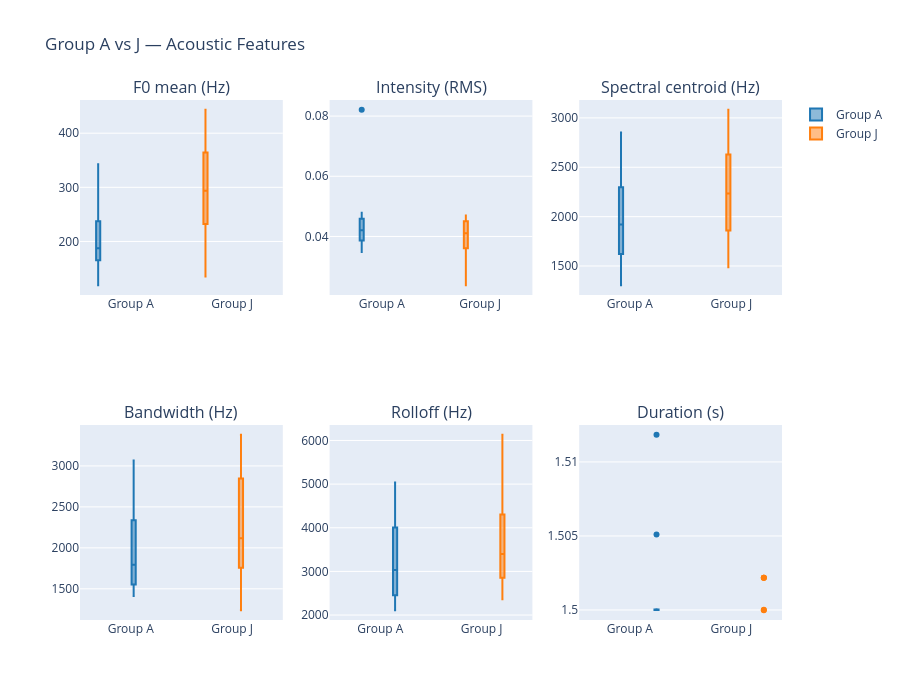

Notebook source saved alongside this figure:
### Code cell
features_stats = {
    "F0 mean (Hz)":           "f0_mean",
    "Intensity (RMS)":         "global_intensity",
    "Spectral centroid (Hz)":  "spectral_centroid_mean",
    "Bandwidth (Hz)":          "spectral_bandwidth_mean",
    "Rolloff (Hz)":            "spectral_rolloff_mean",
    "Duration (s)":            "duration",
}

fig = make_subplots(rows=2, cols=3, subplot_titles=list(features_stats.keys()))

for i, (label, col) in enumerate(features_stats.items()):
    r, c = divmod(i, 3)
    for grp, color in [("A", "#1f77b4"), ("J", "#ff7f0e")]:
        vals = df[df["group"] == grp][col].values
        fig.add_trace(
            go.Box(y=vals, name=f"Group {grp}", marker_color=color,
                   showlegend=(i == 0)),
            row=r+1, col=c+1
        )

fig.update_layout(height=700, title="Group A vs J — Acoustic Features", boxmode="group")
fig.show()

### Figure 1 — Plotly figure (JSON) as saved in the notebook; plotly's stock layout.template omitted (floating-point values rounded to 4 significant figures)
{"data": [{"marker": {"color": "#1f77b4"}, "name": "Group A", "showlegend": true, "type": "box", "xaxis": "x", "y": [153.1, 177.6, 119.1, 173.6, 193.2, 196.8, 342.6, 247.8, 165.1, 183.3, 237.3, 298.0, 317.2, 186.9, 232.2, 120.4, 165.5, 192.6, 188.0, 278.8, 184.0, 256.9, 160.0, 134.0, 158.1, 233.5], "yaxis": "y"}, {"marker": {"color": "#ff7f0e"}, "name": "Group J", "showlegend": true, "type": "box", "xaxis": "x", "y": [135.3, 232.2, 198.5, 294.6, 250.3, 233.3, 293.0, 218.9, 278.6, 289.2, 441.0, 364.4, 440.3, 419.0, 291.2, 362.6, 389.9, 306.0, 364.4, 138.7, 226.4, 443.3, 306.6, 297.0, 211.4, 363.8], "yaxis": "y"}, {"marker": {"color": "#1f77b4"}, "name": "Group A", "showlegend": false, "type": "box", "xaxis": "x2", "y": [0.03822, 0.03997, 0.03793, 0.04004, 0.03789, 0.0469, 0.04546, 0.04578, 0.0479, 0.04643, 0.04213, 0.04592, 0.0382, 0.0372, 0.03486, 0.08211, 0.04361, 0.04192, 0.03984, 0.04551, 0.04648, 0.03863, 0.04109, 0.04071, 0.0441, 0.04688], "yaxis": "y2"}, {"marker": {"color": "#ff7f0e"}, "name": "Group J", "showlegend": false, "type": "box", "xaxis": "x2", "y": [0.04368, 0.04246, 0.04011, 0.02421, 0.04384, 0.04678, 0.04047, 0.04103, 0.03836, 0.04193, 0.04592, 0.03903, 0.04502, 0.03604, 0.04698, 0.02379, 0.035, 0.03324, 0.03903, 0.04513, 0.02891, 0.03605, 0.04647, 0.04512, 0.04108, 0.04457], "yaxis": "y2"}, {"marker": {"color": "#1f77b4"}, "name": "Group A", "showlegend": false, "type": "box", "xaxis": "x3", "y": [2498.0, 2424.0, 1382.0, 1785.0, 1833.0, 2223.0, 1540.0, 1627.0, 1613.0, 1596.0, 2043.0, 1621.0, 2012.0, 1866.0, 2851.0, 1305.0, 2363.0, 1976.0, 2608.0, 1462.0, 1754.0, 2600.0, 2177.0, 1977.0, 2298.0, 1746.0], "yaxis": "y3"}, {"marker": {"color": "#ff7f0e"}, "name": "Group J", "showlegend": false, "type": "box", "xaxis": "x3", "y": [1684.0, 3018.0, 2366.0, 2125.0, 2184.0, 1587.0, 2145.0, 2328.0, 2286.0, 3059.0, 2645.0, 1958.0, 2630.0, 3071.0, 1488.0, 2295.0, 3082.0, 1916.0, 1958.0, 1656.0, 2400.0, 2668.0, 1799.0, 1831.0, 2315.0, 1859.0], "yaxis": "y3"}, {"marker": {"color": "#1f77b4"}, "name": "Group A", "showlegend": false, "type": "box", "xaxis": "x4", "y": [2449.0, 2528.0, 1540.0, 1763.0, 1726.0, 2264.0, 1412.0, 1442.0, 1604.0, 1551.0, 1848.0, 1521.0, 2459.0, 1698.0, 2381.0, 1423.0, 2283.0, 1827.0, 2486.0, 1439.0, 1632.0, 3065.0, 2312.0, 1868.0, 2337.0, 1680.0], "yaxis": "y4"}, {"marker": {"color": "#ff7f0e"}, "name": "Group J", "showlegend": false, "type": "box", "xaxis": "x4", "y": [1509.0, 1639.0, 1758.0, 2400.0, 1962.0, 1429.0, 1909.0, 1870.0, 1753.0, 3380.0, 3204.0, 2314.0, 3023.0, 3212.0, 1444.0, 2713.0, 3161.0, 2265.0, 2314.0, 1238.0, 2845.0, 2955.0, 2080.0, 2128.0, 1766.0, 2109.0], "yaxis": "y4"}, {"marker": {"color": "#1f77b4"}, "name": "Group A", "showlegend": false, "type": "box", "xaxis": "x5", "y": [4670.0, 4827.0, 2350.0, 2890.0, 2927.0, 3806.0, 2182.0, 2356.0, 2486.0, 2447.0, 3252.0, 2454.0, 3253.0, 2946.0, 4146.0, 2177.0, 3927.0, 3120.0, 4985.0, 2110.0, 2788.0, 5038.0, 4069.0, 3208.0, 4005.0, 2801.0], "yaxis": "y5"}, {"marker": {"color": "#ff7f0e"}, "name": "Group J", "showlegend": false, "type": "box", "xaxis": "x5", "y": [2756.0, 4306.0, 3767.0, 3323.0, 3476.0, 2599.0, 3307.0, 3585.0, 3563.0, 6131.0, 4995.0, 2937.0, 4758.0, 5539.0, 2361.0, 3313.0, 5506.0, 2852.0, 2937.0, 2630.0, 4204.0, 4498.0, 2743.0, 2936.0, 3626.0, 2834.0], "yaxis": "y5"}, {"marker": {"color": "#1f77b4"}, "name": "Group A", "showlegend": false, "type": "box", "xaxis": "x6", "y": [1.5, 1.5, 1.5, 1.5, 1.5, 1.5, 1.5, 1.5, 1.512, 1.5, 1.5, 1.5, 1.5, 1.5, 1.5, 1.5, 1.5, 1.5, 1.5, 1.5, 1.505, 1.5, 1.5, 1.5, 1.5, 1.5], "yaxis": "y6"}, {"marker": {"color": "#ff7f0e"}, "name": "Group J", "showlegend": false, "type": "box", "xaxis": "x6", "y": [1.5, 1.5, 1.5, 1.5, 1.502, 1.5, 1.502, 1.502, 1.5, 1.5, 1.5, 1.5, 1.5, 1.5, 1.5, 1.5, 1.5, 1.5, 1.5, 1.5, 1.5, 1.5, 1.5, 1.5, 1.5, 1.5], "yaxis": "y6"}], "layout": {"annotations": [{"font": {"size": 16}, "showarrow": false, "text": "F0 mean (Hz)", "x": 0.1444, "xanchor": "center", "xref": "paper", "y": 1, "yanchor": "bottom", "yref": "paper"}, {"font": {"size": 16}, "showarrow": false, "text": "Intensity (RMS)", "x": 0.5, "xanchor": "center", "xref": "paper", "y": 1, "yanchor": "bottom", "yref": "paper"}, {"font": {"size": 16}, "showarrow": false, "text": "Spectral centroid (Hz)", "x": 0.8556, "xanchor": "center", "xref": "paper", "y": 1, "yanchor": "bottom", "yref": "paper"}, {"font": {"size": 16}, "showarrow": false, "text": "Bandwidth (Hz)", "x": 0.1444, "xanchor": "center", "xref": "paper", "y": 0.375, "yanchor": "bottom", "yref": "paper"}, {"font": {"size": 16}, "showarrow": false, "text": "Rolloff (Hz)", "x": 0.5, "xanchor": "center", "xref": "paper", "y": 0.375, "yanchor": "bottom", "yref": "paper"}, {"font": {"size": 16}, "showarrow": false, "text": "Duration (s)", "x": 0.8556, "xanchor": "center", "xref": "paper", "y": 0.375, "yanchor": "bottom", "yref": "paper"}], "boxmode": "group", "height": 700, "title": {"text": "Group A vs J — Acoustic Features"}, "xaxis": {"anchor": "y", "domain": [0, 0.2889]}, "xaxis2": {"anchor": "y2", "domain": [0.3556, 0.6444]}, "xaxis3": {"anchor": "y3", "domain": [0.7111, 1]}, "xaxis4": {"anchor": "y4", "domain": [0, 0.2889]}, "xaxis5": {"anchor": "y5", "domain": [0.3556, 0.6444]}, "xaxis6": {"anchor": "y6", "domain": [0.7111, 1]}, "yaxis": {"anchor": "x", "domain": [0.625, 1]}, "yaxis2": {"anchor": "x2", "domain": [0.625, 1]}, "yaxis3": {"anchor": "x3", "domain": [0.625, 1]}, "yaxis4": {"anchor": "x4", "domain": [0, 0.375]}, "yaxis5": {"anchor": "x5", "domain": [0, 0.375]}, "yaxis6": {"anchor": "x6", "domain": [0, 0.375]}}}
